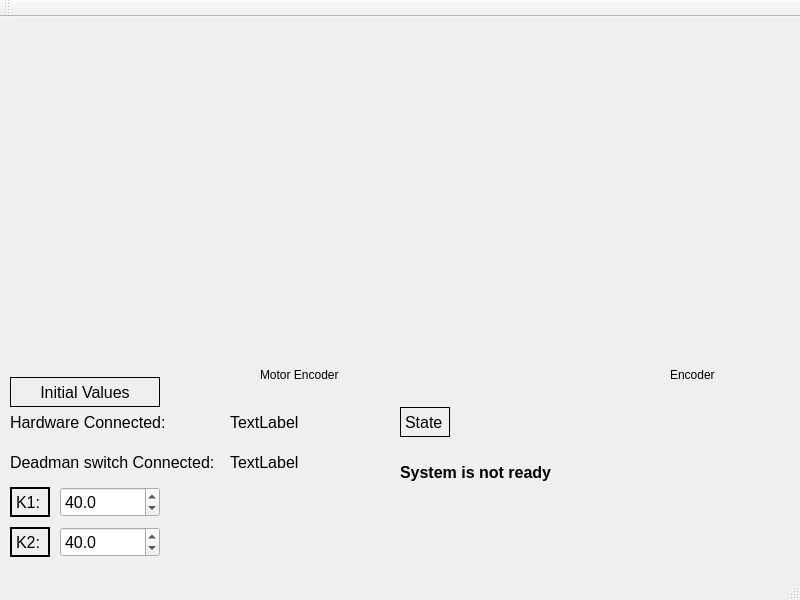
<?xml version="1.0" encoding="UTF-8"?>
<ui version="4.0">
 <class>CSE396_Group1_Interface</class>
 <widget class="QMainWindow" name="CSE396_Group1_Interface">
  <property name="geometry">
   <rect>
    <x>0</x>
    <y>0</y>
    <width>800</width>
    <height>600</height>
   </rect>
  </property>
  <property name="windowTitle">
   <string>CSE396_Group1_Interface</string>
  </property>
  <widget class="QWidget" name="centralWidget">
   <widget class="QCustomPlot" name="myPlot" native="true">
    <property name="geometry">
     <rect>
      <x>400</x>
      <y>0</y>
      <width>400</width>
      <height>350</height>
     </rect>
    </property>
   </widget>
   <widget class="QLabel" name="deadmanLabel">
    <property name="geometry">
     <rect>
      <x>10</x>
      <y>430</y>
      <width>210</width>
      <height>30</height>
     </rect>
    </property>
    <property name="font">
     <font>
      <pointsize>12</pointsize>
     </font>
    </property>
    <property name="text">
     <string>Deadman switch Connected:</string>
    </property>
   </widget>
   <widget class="QLabel" name="hardwareEdit">
    <property name="geometry">
     <rect>
      <x>230</x>
      <y>390</y>
      <width>70</width>
      <height>30</height>
     </rect>
    </property>
    <property name="font">
     <font>
      <pointsize>12</pointsize>
     </font>
    </property>
    <property name="text">
     <string>TextLabel</string>
    </property>
   </widget>
   <widget class="QLabel" name="k1Label">
    <property name="geometry">
     <rect>
      <x>10</x>
      <y>470</y>
      <width>40</width>
      <height>30</height>
     </rect>
    </property>
    <property name="font">
     <font>
      <pointsize>12</pointsize>
     </font>
    </property>
    <property name="frameShape">
     <enum>QFrame::WinPanel</enum>
    </property>
    <property name="text">
     <string>K1:</string>
    </property>
   </widget>
   <widget class="QLabel" name="hardwareLabel">
    <property name="geometry">
     <rect>
      <x>10</x>
      <y>390</y>
      <width>160</width>
      <height>30</height>
     </rect>
    </property>
    <property name="font">
     <font>
      <pointsize>12</pointsize>
      <kerning>false</kerning>
     </font>
    </property>
    <property name="text">
     <string>Hardware Connected:</string>
    </property>
   </widget>
   <widget class="QLabel" name="deadmanEdit">
    <property name="geometry">
     <rect>
      <x>230</x>
      <y>430</y>
      <width>70</width>
      <height>30</height>
     </rect>
    </property>
    <property name="font">
     <font>
      <pointsize>12</pointsize>
      <kerning>true</kerning>
     </font>
    </property>
    <property name="text">
     <string>TextLabel</string>
    </property>
   </widget>
   <widget class="QLabel" name="k2Label">
    <property name="geometry">
     <rect>
      <x>10</x>
      <y>510</y>
      <width>40</width>
      <height>30</height>
     </rect>
    </property>
    <property name="font">
     <font>
      <pointsize>12</pointsize>
     </font>
    </property>
    <property name="frameShape">
     <enum>QFrame::WinPanel</enum>
    </property>
    <property name="text">
     <string>K2:</string>
    </property>
   </widget>
   <widget class="QDoubleSpinBox" name="k1Spin">
    <property name="geometry">
     <rect>
      <x>60</x>
      <y>470</y>
      <width>100</width>
      <height>30</height>
     </rect>
    </property>
    <property name="font">
     <font>
      <pointsize>12</pointsize>
     </font>
    </property>
    <property name="decimals">
     <number>1</number>
    </property>
    <property name="singleStep">
     <double>0.100000000000000</double>
    </property>
    <property name="value">
     <double>40.000000000000000</double>
    </property>
   </widget>
   <widget class="QDoubleSpinBox" name="k2Spin">
    <property name="geometry">
     <rect>
      <x>60</x>
      <y>510</y>
      <width>100</width>
      <height>30</height>
     </rect>
    </property>
    <property name="font">
     <font>
      <pointsize>12</pointsize>
     </font>
    </property>
    <property name="decimals">
     <number>1</number>
    </property>
    <property name="singleStep">
     <double>0.100000000000000</double>
    </property>
    <property name="value">
     <double>40.000000000000000</double>
    </property>
   </widget>
   <widget class="QLabel" name="initialLabel">
    <property name="geometry">
     <rect>
      <x>10</x>
      <y>360</y>
      <width>150</width>
      <height>30</height>
     </rect>
    </property>
    <property name="font">
     <font>
      <pointsize>12</pointsize>
     </font>
    </property>
    <property name="frameShape">
     <enum>QFrame::Box</enum>
    </property>
    <property name="text">
     <string>Initial Values</string>
    </property>
    <property name="alignment">
     <set>Qt::AlignCenter</set>
    </property>
   </widget>
   <widget class="QLabel" name="stateLabel">
    <property name="geometry">
     <rect>
      <x>400</x>
      <y>390</y>
      <width>50</width>
      <height>30</height>
     </rect>
    </property>
    <property name="font">
     <font>
      <pointsize>12</pointsize>
     </font>
    </property>
    <property name="frameShape">
     <enum>QFrame::Box</enum>
    </property>
    <property name="text">
     <string>State</string>
    </property>
   </widget>
   <widget class="QLabel" name="stateEdit">
    <property name="geometry">
     <rect>
      <x>400</x>
      <y>440</y>
      <width>400</width>
      <height>30</height>
     </rect>
    </property>
    <property name="font">
     <font>
      <pointsize>12</pointsize>
      <weight>75</weight>
      <bold>true</bold>
     </font>
    </property>
    <property name="text">
     <string>System is not ready</string>
    </property>
   </widget>
   <widget class="QCustomPlot" name="myPlot2" native="true">
    <property name="geometry">
     <rect>
      <x>0</x>
      <y>0</y>
      <width>400</width>
      <height>350</height>
     </rect>
    </property>
   </widget>
   <widget class="QLabel" name="label">
    <property name="geometry">
     <rect>
      <x>260</x>
      <y>350</y>
      <width>111</width>
      <height>16</height>
     </rect>
    </property>
    <property name="text">
     <string>Motor Encoder</string>
    </property>
   </widget>
   <widget class="QLabel" name="label_2">
    <property name="geometry">
     <rect>
      <x>670</x>
      <y>350</y>
      <width>71</width>
      <height>16</height>
     </rect>
    </property>
    <property name="text">
     <string>Encoder</string>
    </property>
   </widget>
  </widget>
  <widget class="QMenuBar" name="menuBar">
   <property name="geometry">
    <rect>
     <x>0</x>
     <y>0</y>
     <width>800</width>
     <height>25</height>
    </rect>
   </property>
  </widget>
  <widget class="QToolBar" name="mainToolBar">
   <attribute name="toolBarArea">
    <enum>TopToolBarArea</enum>
   </attribute>
   <attribute name="toolBarBreak">
    <bool>false</bool>
   </attribute>
  </widget>
  <widget class="QStatusBar" name="statusBar"/>
 </widget>
 <layoutdefault spacing="6" margin="11"/>
 <customwidgets>
  <customwidget>
   <class>QCustomPlot</class>
   <extends>QWidget</extends>
   <header>qcustomplot.h</header>
   <container>1</container>
  </customwidget>
 </customwidgets>
 <resources/>
 <connections/>
</ui>
